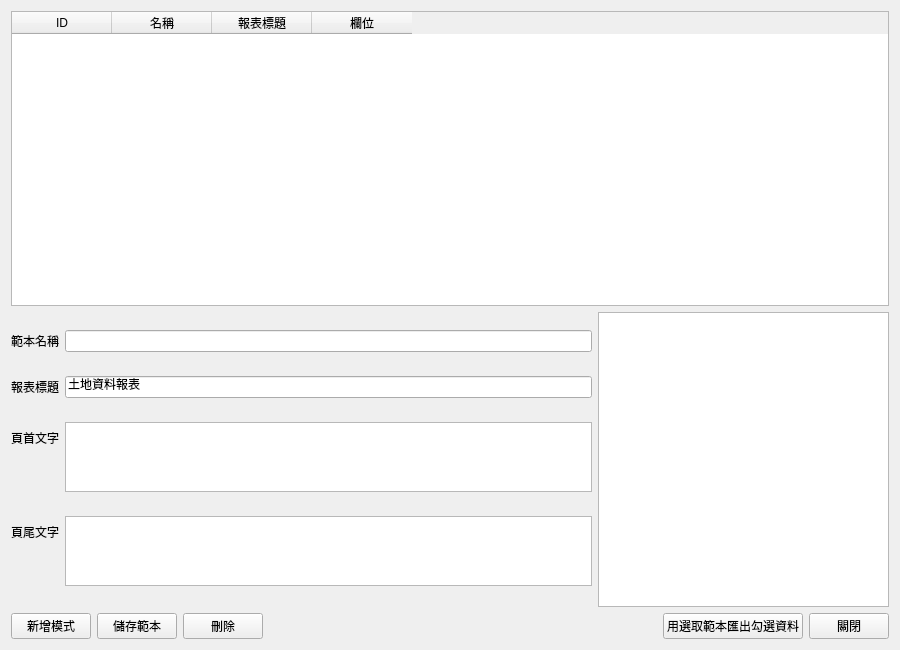
<?xml version="1.0" encoding="UTF-8"?>
<ui version="4.0">
 <class>reportTemplatesDialogContent</class>
 <widget class="QWidget" name="reportTemplatesDialogContent">
  <property name="geometry">
   <rect>
    <x>0</x>
    <y>0</y>
    <width>900</width>
    <height>650</height>
   </rect>
  </property>
  <property name="windowTitle">
   <string>報表與列印範本</string>
  </property>
  <property name="dialogSize" stdset="0">
   <size>
    <width>900</width>
    <height>650</height>
   </size>
  </property>
  <layout class="QVBoxLayout" name="reportTemplatesLayout">
   <property name="spacing">
    <number>6</number>
   </property>
   <property name="leftMargin">
    <number>11</number>
   </property>
   <property name="topMargin">
    <number>11</number>
   </property>
   <property name="rightMargin">
    <number>11</number>
   </property>
   <property name="bottomMargin">
    <number>11</number>
   </property>
   <item>
    <widget class="TableWidget" name="templatesTable">
     <property name="selectionMode">
      <enum>QAbstractItemView::SingleSelection</enum>
     </property>
     <property name="selectionBehavior">
      <enum>QAbstractItemView::SelectRows</enum>
     </property>
     <column>
      <property name="text">
       <string>ID</string>
      </property>
     </column>
     <column>
      <property name="text">
       <string>名稱</string>
      </property>
     </column>
     <column>
      <property name="text">
       <string>報表標題</string>
      </property>
     </column>
     <column>
      <property name="text">
       <string>欄位</string>
      </property>
     </column>
    </widget>
   </item>
   <item>
    <layout class="QHBoxLayout" name="bodyRow" stretch="2,1">
     <property name="spacing">
      <number>6</number>
     </property>
     <property name="leftMargin">
      <number>0</number>
     </property>
     <property name="topMargin">
      <number>0</number>
     </property>
     <property name="rightMargin">
      <number>0</number>
     </property>
     <property name="bottomMargin">
      <number>0</number>
     </property>
     <item>
      <layout class="QFormLayout" name="templateForm">
       <property name="horizontalSpacing">
        <number>6</number>
       </property>
       <property name="verticalSpacing">
        <number>6</number>
       </property>
       <property name="leftMargin">
        <number>0</number>
       </property>
       <property name="topMargin">
        <number>0</number>
       </property>
       <property name="rightMargin">
        <number>0</number>
       </property>
       <property name="bottomMargin">
        <number>0</number>
       </property>
       <item row="0" column="0">
        <widget class="QLabel" name="nameLabel">
         <property name="text">
          <string>範本名稱</string>
         </property>
        </widget>
       </item>
       <item row="0" column="1">
        <widget class="LineEdit" name="nameEdit" />
       </item>
       <item row="1" column="0">
        <widget class="QLabel" name="titleLabel">
         <property name="text">
          <string>報表標題</string>
         </property>
        </widget>
       </item>
       <item row="1" column="1">
        <widget class="LineEdit" name="titleEdit">
         <property name="text">
          <string>土地資料報表</string>
         </property>
        </widget>
       </item>
       <item row="2" column="0">
        <widget class="QLabel" name="headerLabel">
         <property name="text">
          <string>頁首文字</string>
         </property>
        </widget>
       </item>
       <item row="2" column="1">
        <widget class="PlainTextEdit" name="headerEdit">
         <property name="maximumSize">
          <size>
           <width>16777215</width>
           <height>70</height>
          </size>
         </property>
        </widget>
       </item>
       <item row="3" column="0">
        <widget class="QLabel" name="footerLabel">
         <property name="text">
          <string>頁尾文字</string>
         </property>
        </widget>
       </item>
       <item row="3" column="1">
        <widget class="PlainTextEdit" name="footerEdit">
         <property name="maximumSize">
          <size>
           <width>16777215</width>
           <height>70</height>
          </size>
         </property>
        </widget>
       </item>
      </layout>
     </item>
     <item>
      <widget class="ListWidget" name="fieldsList" />
     </item>
    </layout>
   </item>
   <item>
    <layout class="QHBoxLayout" name="buttonRow" stretch="0,0,0,1,0,0">
     <property name="spacing">
      <number>6</number>
     </property>
     <property name="leftMargin">
      <number>0</number>
     </property>
     <property name="topMargin">
      <number>0</number>
     </property>
     <property name="rightMargin">
      <number>0</number>
     </property>
     <property name="bottomMargin">
      <number>0</number>
     </property>
     <item>
      <widget class="PushButton" name="newButton">
       <property name="text">
        <string>新增模式</string>
       </property>
      </widget>
     </item>
     <item>
      <widget class="PrimaryPushButton" name="saveButton">
       <property name="text">
        <string>儲存範本</string>
       </property>
      </widget>
     </item>
     <item>
      <widget class="PushButton" name="deleteButton">
       <property name="text">
        <string>刪除</string>
       </property>
      </widget>
     </item>
     <item>
      <spacer name="buttonRowSpacer">
       <property name="orientation">
        <enum>Qt::Horizontal</enum>
       </property>
       <property name="sizeHint" stdset="0">
        <size>
         <width>0</width>
         <height>0</height>
        </size>
       </property>
      </spacer>
     </item>
     <item>
      <widget class="PushButton" name="exportButton">
       <property name="text">
        <string>用選取範本匯出勾選資料</string>
       </property>
      </widget>
     </item>
     <item>
      <widget class="PushButton" name="closeButton">
       <property name="text">
        <string>關閉</string>
       </property>
      </widget>
     </item>
    </layout>
   </item>
  </layout>
 </widget>
 <customwidgets>
 <customwidget>
  <class>LineEdit</class>
  <extends>QLineEdit</extends>
  <header>qfluentwidgets</header>
 </customwidget>
 <customwidget>
  <class>ListWidget</class>
  <extends>QListWidget</extends>
  <header>qfluentwidgets</header>
 </customwidget>
 <customwidget>
  <class>PlainTextEdit</class>
  <extends>QPlainTextEdit</extends>
  <header>qfluentwidgets</header>
 </customwidget>
 <customwidget>
  <class>PrimaryPushButton</class>
  <extends>QPushButton</extends>
  <header>qfluentwidgets</header>
 </customwidget>
 <customwidget>
  <class>PushButton</class>
  <extends>QPushButton</extends>
  <header>qfluentwidgets</header>
 </customwidget>
 <customwidget>
  <class>TableWidget</class>
  <extends>QTableWidget</extends>
  <header>qfluentwidgets</header>
 </customwidget>
 </customwidgets>
 <resources />
 <connections />
</ui>
